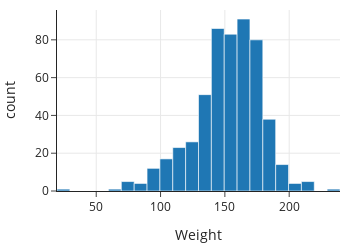

The notebook cell saved with this chart:
### Markdown cell above
Next, we examine the distribution of values for weight to see if there are any issues with quality:

### Code cell
px.histogram(donkeys, x='Weight', nbins=40, width=350, height=250)

### Figure 1 — Plotly figure (JSON) as saved in the notebook; plotly's stock layout.template omitted (floating-point values rounded to 4 significant figures; data arrays with more than 128 entries replaced by an {"elided": "..."} marker saying what was removed)
{"data": [{"alignmentgroup": "True", "bingroup": "x", "hovertemplate": "Weight=%{x}<br>count=%{y}<extra></extra>", "legendgroup": "", "marker": {"color": "#1F77B4", "pattern": {"shape": ""}}, "name": "", "nbinsx": 40, "offsetgroup": "", "orientation": "v", "showlegend": false, "type": "histogram", "x": {"elided": "542 int values"}, "xaxis": "x", "yaxis": "y"}], "layout": {"barmode": "relative", "height": 250, "legend": {"tracegroupgap": 0}, "width": 350, "xaxis": {"anchor": "y", "autorange": true, "domain": [0, 1], "range": [19.5, 239.5], "title": {"text": "Weight"}, "type": "linear"}, "yaxis": {"anchor": "x", "autorange": true, "domain": [0, 1], "range": [0, 95.79], "title": {"text": "count"}}}}
